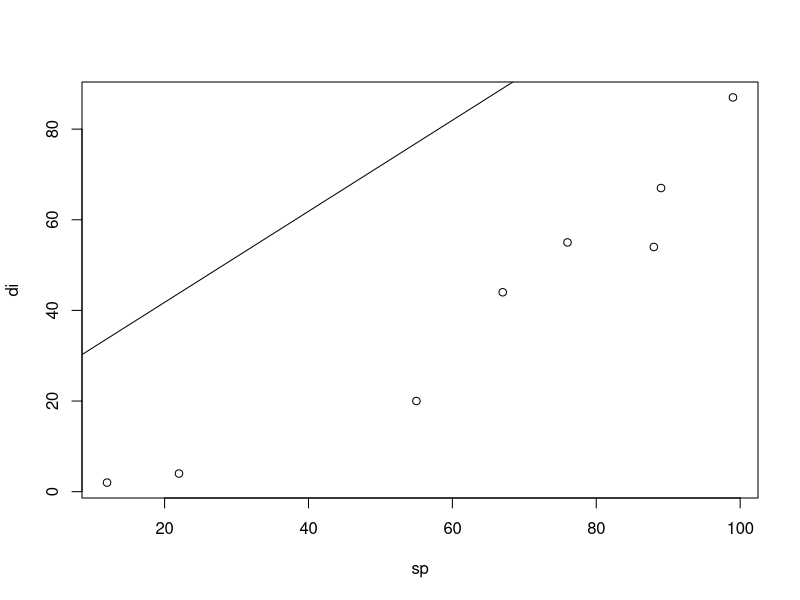
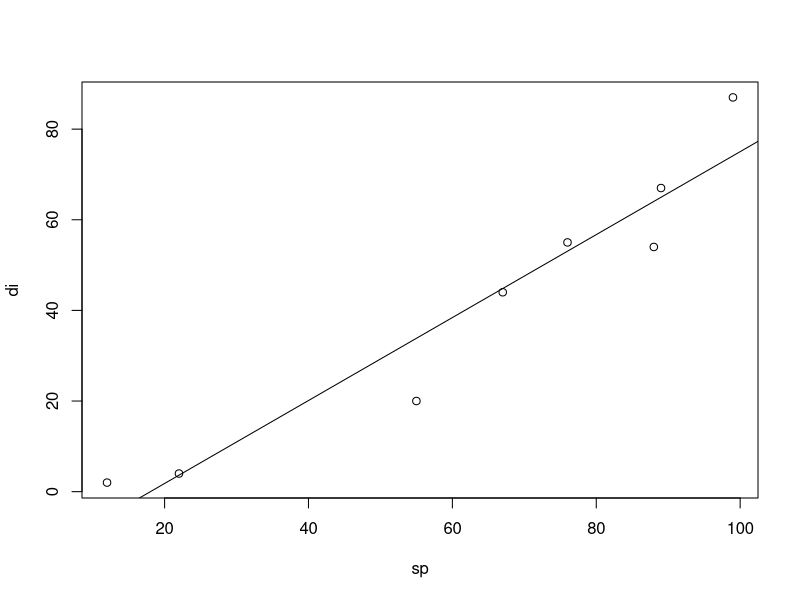
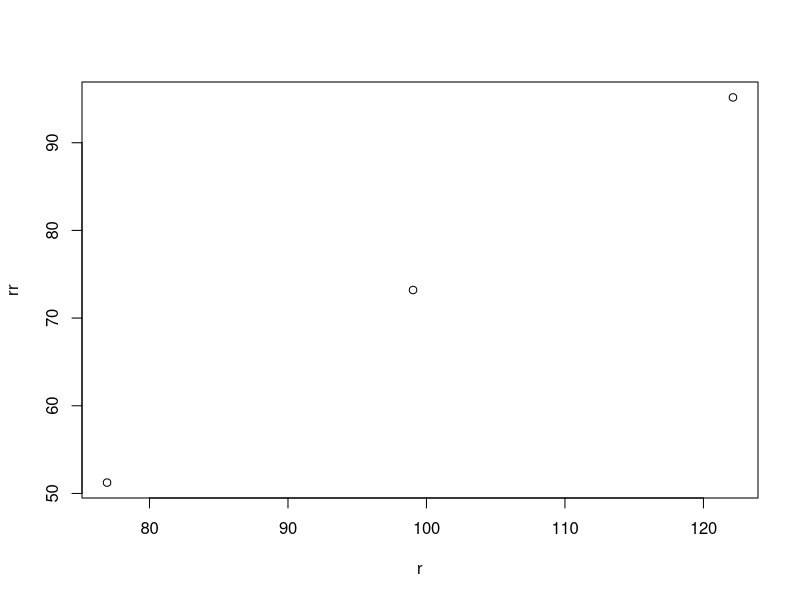
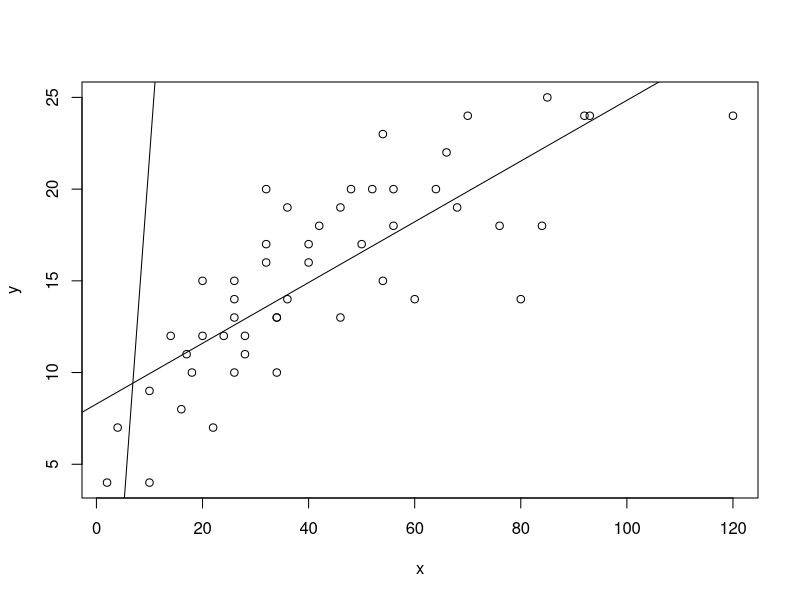

Reproduce these figures in R, in order. (Note: this script raises an error after producing the figures.)
sp<-c(99,22,12,55,67,88,76,89)
di<-c(87,4,2,20,44,54,55,67)

plot(sp,di)
l1<-lm(sp~di)
abline(l1)
dn1<-data.frame(di=c(100,77,55))
r<-predict(l1,dn1)
print(r)

plot(sp,di)
l2<-lm(di~sp)
abline(l2)
dn2<-data.frame(sp=c(122,98,74))
rr<-predict(l2,dn2)

print(rr)

plot(r,rr)

a = datasets::cars
y = a$speed
x = a$dist

plot(x,y)
l2<-lm(y~x)
abline(l2)
dn2<-data.frame(y=c(10,33,55))
rr<-predict(l2,dn2)
print(rr)


l1<-lm(x~y)
abline(l1)
dn1<-data.frame(x=c(370,100,200))
r<-predict(l1,dn1)
print(r)

sp=c(11,22,33,44,55,77,88,99)
di=c(10,20,30,40,50,75,85,97)
ti=c(8,14,12,5,68,95,67,76)
l1<-lm(sp~di+ti)
dfn1<-data.frame(di=c(10,20,30),ti=c(3,2,5))
predict(l1,dfn1)

l2<-lm(di+ti~sp)
dfn2<-data.frame(di=c(10,20,30),sp=c(12,20,30))
predict(l1,dfn2)


l3<-lm(ti~di+sp)
dfn3<-data.frame(di=c(10,20,30),sp=c(13,12,15))
predict(l3,dfn3)


l4<-lm(di+sp~ti)
dfn4<-data.frame(sp=c(10,20,30),ti=c(4,1,5))
predict(l4,dfn4)
